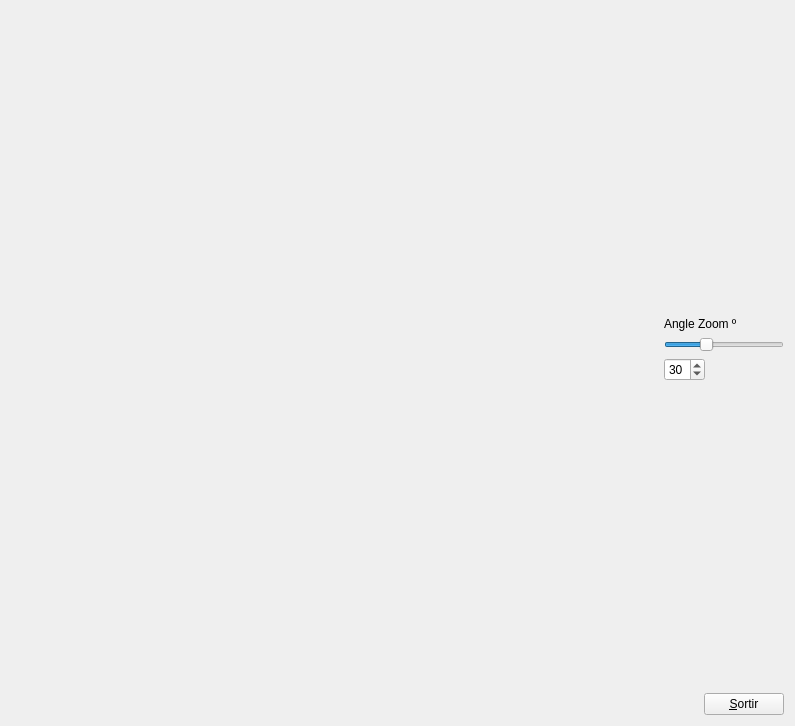
<?xml version="1.0" encoding="UTF-8"?>
<ui version="4.0">
 <class>MyForm</class>
 <widget class="QWidget" name="MyForm">
  <property name="geometry">
   <rect>
    <x>0</x>
    <y>0</y>
    <width>795</width>
    <height>726</height>
   </rect>
  </property>
  <property name="windowTitle">
   <string>Form</string>
  </property>
  <layout class="QHBoxLayout" name="horizontalLayout_2">
   <item>
    <widget class="MyGLWidget" name="widget" native="true">
     <property name="sizePolicy">
      <sizepolicy hsizetype="Expanding" vsizetype="Expanding">
       <horstretch>0</horstretch>
       <verstretch>0</verstretch>
      </sizepolicy>
     </property>
    </widget>
   </item>
   <item>
    <layout class="QVBoxLayout" name="verticalLayout">
     <item>
      <spacer name="verticalSpacer_2">
       <property name="orientation">
        <enum>Qt::Vertical</enum>
       </property>
       <property name="sizeHint" stdset="0">
        <size>
         <width>20</width>
         <height>40</height>
        </size>
       </property>
      </spacer>
     </item>
     <item>
      <layout class="QVBoxLayout" name="verticalLayout_2">
       <item>
        <widget class="QLabel" name="label">
         <property name="text">
          <string>Angle Zoom º</string>
         </property>
        </widget>
       </item>
       <item>
        <widget class="QSlider" name="horizontalSlider">
         <property name="sizePolicy">
          <sizepolicy hsizetype="Preferred" vsizetype="Fixed">
           <horstretch>0</horstretch>
           <verstretch>0</verstretch>
          </sizepolicy>
         </property>
         <property name="minimum">
          <number>15</number>
         </property>
         <property name="maximum">
          <number>60</number>
         </property>
         <property name="sliderPosition">
          <number>30</number>
         </property>
         <property name="orientation">
          <enum>Qt::Horizontal</enum>
         </property>
        </widget>
       </item>
       <item>
        <widget class="QSpinBox" name="spinBox">
         <property name="sizePolicy">
          <sizepolicy hsizetype="Fixed" vsizetype="Fixed">
           <horstretch>0</horstretch>
           <verstretch>0</verstretch>
          </sizepolicy>
         </property>
         <property name="minimum">
          <number>15</number>
         </property>
         <property name="maximum">
          <number>60</number>
         </property>
         <property name="value">
          <number>30</number>
         </property>
        </widget>
       </item>
      </layout>
     </item>
     <item>
      <spacer name="verticalSpacer">
       <property name="orientation">
        <enum>Qt::Vertical</enum>
       </property>
       <property name="sizeHint" stdset="0">
        <size>
         <width>20</width>
         <height>40</height>
        </size>
       </property>
      </spacer>
     </item>
     <item>
      <layout class="QHBoxLayout" name="horizontalLayout">
       <item>
        <spacer name="horizontalSpacer">
         <property name="orientation">
          <enum>Qt::Horizontal</enum>
         </property>
         <property name="sizeType">
          <enum>QSizePolicy::Preferred</enum>
         </property>
         <property name="sizeHint" stdset="0">
          <size>
           <width>40</width>
           <height>20</height>
          </size>
         </property>
        </spacer>
       </item>
       <item>
        <widget class="QPushButton" name="pushButton">
         <property name="sizePolicy">
          <sizepolicy hsizetype="Fixed" vsizetype="Fixed">
           <horstretch>0</horstretch>
           <verstretch>0</verstretch>
          </sizepolicy>
         </property>
         <property name="text">
          <string>&amp;Sortir</string>
         </property>
        </widget>
       </item>
      </layout>
     </item>
    </layout>
   </item>
  </layout>
 </widget>
 <customwidgets>
  <customwidget>
   <class>MyGLWidget</class>
   <extends>QWidget</extends>
   <header location="global">MyGLWidget.h</header>
   <container>1</container>
   <slots>
    <signal>enviaAnglePhi(int)</signal>
    <signal>enviaAngleTheta(int)</signal>
    <slot>repValor(int)</slot>
    <slot>carregaModelPatricio(bool)</slot>
    <slot>carregaModelLegoman(bool)</slot>
    <slot>cameraPerspect(bool)</slot>
    <slot>cameraOrtog(bool)</slot>
    <slot>canviaAnglePhi(int)</slot>
    <slot>canviaAngleTheta(int)</slot>
    <slot>repAngleZoom(int)</slot>
   </slots>
  </customwidget>
 </customwidgets>
 <resources/>
 <connections>
  <connection>
   <sender>pushButton</sender>
   <signal>clicked()</signal>
   <receiver>MyForm</receiver>
   <slot>close()</slot>
   <hints>
    <hint type="sourcelabel">
     <x>783</x>
     <y>714</y>
    </hint>
    <hint type="destinationlabel">
     <x>839</x>
     <y>529</y>
    </hint>
   </hints>
  </connection>
  <connection>
   <sender>horizontalSlider</sender>
   <signal>sliderMoved(int)</signal>
   <receiver>spinBox</receiver>
   <slot>setValue(int)</slot>
   <hints>
    <hint type="sourcelabel">
     <x>783</x>
     <y>349</y>
    </hint>
    <hint type="destinationlabel">
     <x>705</x>
     <y>381</y>
    </hint>
   </hints>
  </connection>
  <connection>
   <sender>spinBox</sender>
   <signal>valueChanged(int)</signal>
   <receiver>horizontalSlider</receiver>
   <slot>setValue(int)</slot>
   <hints>
    <hint type="sourcelabel">
     <x>705</x>
     <y>381</y>
    </hint>
    <hint type="destinationlabel">
     <x>783</x>
     <y>349</y>
    </hint>
   </hints>
  </connection>
  <connection>
   <sender>horizontalSlider</sender>
   <signal>sliderMoved(int)</signal>
   <receiver>widget</receiver>
   <slot>repAngleZoom(int)</slot>
   <hints>
    <hint type="sourcelabel">
     <x>739</x>
     <y>344</y>
    </hint>
    <hint type="destinationlabel">
     <x>625</x>
     <y>233</y>
    </hint>
   </hints>
  </connection>
  <connection>
   <sender>spinBox</sender>
   <signal>valueChanged(int)</signal>
   <receiver>widget</receiver>
   <slot>repAngleZoom(int)</slot>
   <hints>
    <hint type="sourcelabel">
     <x>677</x>
     <y>362</y>
    </hint>
    <hint type="destinationlabel">
     <x>634</x>
     <y>358</y>
    </hint>
   </hints>
  </connection>
 </connections>
</ui>
